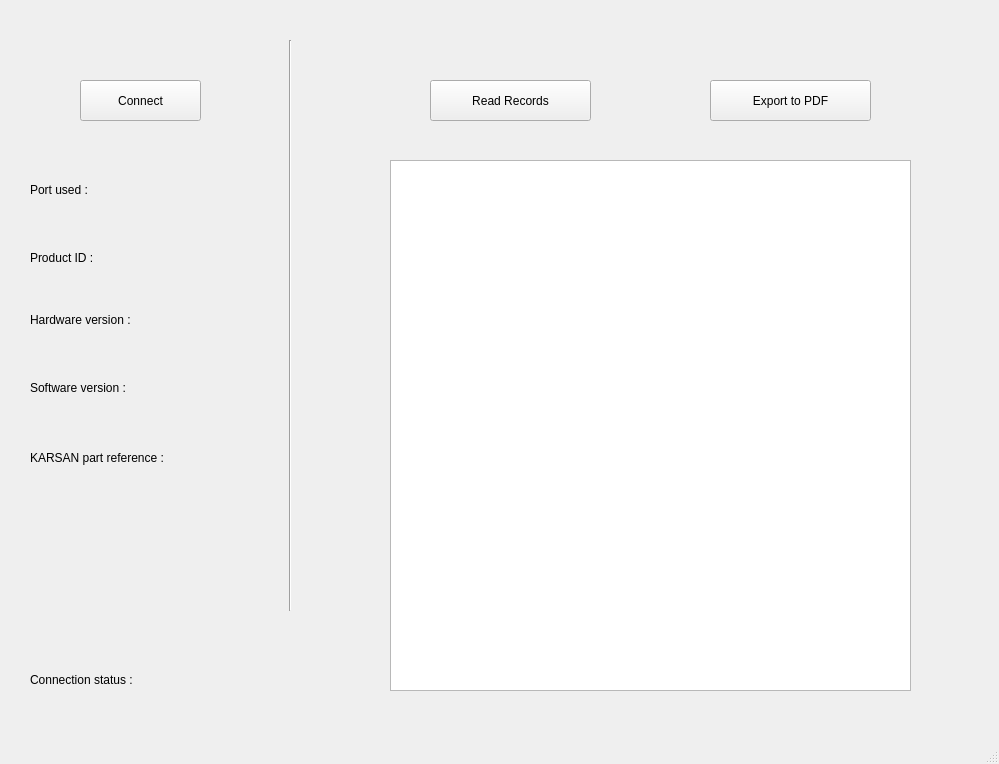
<?xml version="1.0" encoding="UTF-8"?>
<ui version="4.0">
 <class>MainWindow</class>
 <widget class="QMainWindow" name="MainWindow">
  <property name="geometry">
   <rect>
    <x>0</x>
    <y>0</y>
    <width>999</width>
    <height>764</height>
   </rect>
  </property>
  <property name="windowTitle">
   <string>MainWindow</string>
  </property>
  <widget class="QWidget" name="centralwidget">
   <widget class="QPushButton" name="connect">
    <property name="geometry">
     <rect>
      <x>80</x>
      <y>80</y>
      <width>121</width>
      <height>41</height>
     </rect>
    </property>
    <property name="text">
     <string>Connect</string>
    </property>
   </widget>
   <widget class="QLabel" name="connInfo">
    <property name="geometry">
     <rect>
      <x>30</x>
      <y>670</y>
      <width>171</width>
      <height>20</height>
     </rect>
    </property>
    <property name="text">
     <string>Connection status : </string>
    </property>
    <property name="alignment">
     <set>Qt::AlignLeading|Qt::AlignLeft|Qt::AlignVCenter</set>
    </property>
   </widget>
   <widget class="Line" name="line">
    <property name="geometry">
     <rect>
      <x>280</x>
      <y>40</y>
      <width>21</width>
      <height>571</height>
     </rect>
    </property>
    <property name="orientation">
     <enum>Qt::Vertical</enum>
    </property>
   </widget>
   <widget class="QPushButton" name="readRecords">
    <property name="geometry">
     <rect>
      <x>430</x>
      <y>80</y>
      <width>161</width>
      <height>41</height>
     </rect>
    </property>
    <property name="text">
     <string>Read Records</string>
    </property>
   </widget>
   <widget class="QPushButton" name="print">
    <property name="geometry">
     <rect>
      <x>710</x>
      <y>80</y>
      <width>161</width>
      <height>41</height>
     </rect>
    </property>
    <property name="text">
     <string>Export to PDF</string>
    </property>
   </widget>
   <widget class="QLabel" name="portUsed">
    <property name="geometry">
     <rect>
      <x>30</x>
      <y>180</y>
      <width>251</width>
      <height>20</height>
     </rect>
    </property>
    <property name="text">
     <string>Port used : </string>
    </property>
    <property name="alignment">
     <set>Qt::AlignLeading|Qt::AlignLeft|Qt::AlignVCenter</set>
    </property>
   </widget>
   <widget class="QLabel" name="cartName">
    <property name="geometry">
     <rect>
      <x>30</x>
      <y>310</y>
      <width>251</width>
      <height>20</height>
     </rect>
    </property>
    <property name="text">
     <string>Hardware version : </string>
    </property>
    <property name="alignment">
     <set>Qt::AlignLeading|Qt::AlignLeft|Qt::AlignVCenter</set>
    </property>
   </widget>
   <widget class="QTextEdit" name="recordDetail">
    <property name="geometry">
     <rect>
      <x>390</x>
      <y>160</y>
      <width>521</width>
      <height>531</height>
     </rect>
    </property>
   </widget>
   <widget class="QLabel" name="sfVersion">
    <property name="geometry">
     <rect>
      <x>30</x>
      <y>380</y>
      <width>251</width>
      <height>16</height>
     </rect>
    </property>
    <property name="text">
     <string>Software version :</string>
    </property>
   </widget>
   <widget class="QLabel" name="karsanPartRef">
    <property name="geometry">
     <rect>
      <x>30</x>
      <y>450</y>
      <width>251</width>
      <height>16</height>
     </rect>
    </property>
    <property name="text">
     <string>KARSAN part reference : </string>
    </property>
   </widget>
   <widget class="QLabel" name="productID">
    <property name="geometry">
     <rect>
      <x>30</x>
      <y>250</y>
      <width>251</width>
      <height>16</height>
     </rect>
    </property>
    <property name="text">
     <string>Product ID : </string>
    </property>
   </widget>
  </widget>
  <widget class="QMenuBar" name="menubar">
   <property name="geometry">
    <rect>
     <x>0</x>
     <y>0</y>
     <width>999</width>
     <height>26</height>
    </rect>
   </property>
  </widget>
  <widget class="QStatusBar" name="statusbar"/>
 </widget>
 <resources/>
 <connections/>
</ui>
